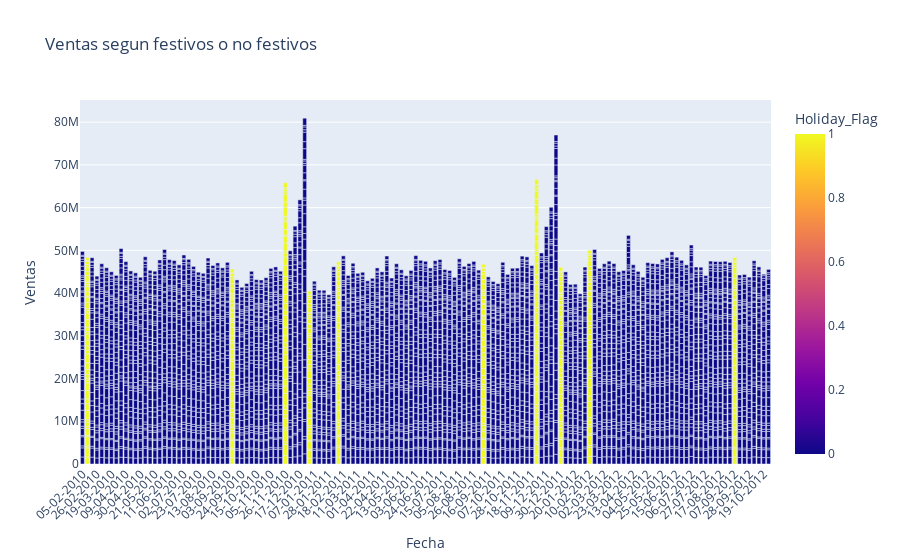

Notebook cell for this chart:
### Code cell
# Crear el gráfico de barras con Plotly
fig = px.bar(df, 
             x=df.Date, 
             y=df.Weekly_Sales, 
             color = df.Holiday_Flag,
             labels={'x': 'Fecha', 'y': 'Ventas'},
             title='Ventas segun festivos o no festivos')

# Ajustar el diseño para hacerlo más legible
fig.update_layout(xaxis_tickangle=-45, xaxis_title='Fecha', yaxis_title='Ventas')

# Mostrar el gráfico
fig.show()

### Figure 1 — Plotly figure (JSON) as saved in the notebook; plotly's stock layout.template omitted (floating-point values rounded to 4 significant figures; data arrays with more than 128 entries replaced by an {"elided": "..."} marker saying what was removed)
{"data": [{"alignmentgroup": "True", "hovertemplate": "Date=%{x}<br>Weekly_Sales=%{y}<br>Holiday_Flag=%{marker.color}<extra></extra>", "legendgroup": "", "marker": {"color": {"elided": "6434 int values"}, "coloraxis": "coloraxis", "pattern": {"shape": ""}}, "name": "", "offsetgroup": "", "orientation": "v", "showlegend": false, "textposition": "auto", "type": "bar", "x": {"elided": "6434 str values"}, "xaxis": "x", "y": {"elided": "6434 float values"}, "yaxis": "y"}], "layout": {"barmode": "relative", "coloraxis": {"colorbar": {"title": {"text": "Holiday_Flag"}}, "colorscale": [[0, "#0d0887"], [0.1111, "#46039f"], [0.2222, "#7201a8"], [0.3333, "#9c179e"], [0.4444, "#bd3786"], [0.5556, "#d8576b"], [0.6667, "#ed7953"], [0.7778, "#fb9f3a"], [0.8889, "#fdca26"], [1, "#f0f921"]]}, "legend": {"tracegroupgap": 0}, "title": {"text": "Ventas segun festivos o no festivos"}, "xaxis": {"anchor": "y", "domain": [0, 1], "tickangle": -45, "title": {"text": "Fecha"}}, "yaxis": {"anchor": "x", "domain": [0, 1], "title": {"text": "Ventas"}}}}
